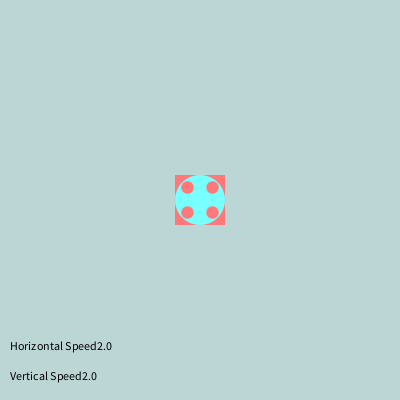
Frame 1 (no input)
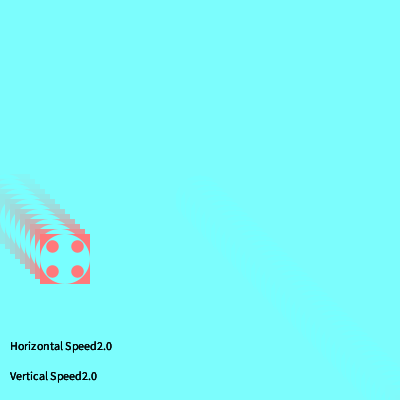
Frame 60 (the mouse pressed at the canvas centre just before this capture)
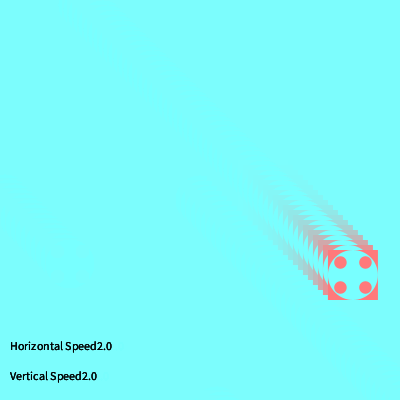
Frame 120 (the mouse held since frame 60 and released just before this capture)

The Processing sketch that drew these frames (run headless with seeded random() and noise(); from frame 60 on, the mouse is pressed at the canvas centre):

// Processing sketch: processing_38899
// ── processing_38899.pde

//Homework 7
//copyright Maitri Shah Pittsburgh PA

float x,y,dia;
float deltaX, deltaY;


void setup( )
{
 size( 400, 400);
 noStroke ( );
 smooth ( );
 noCursor ( );
 x = width/2;
 y = height/2;
 dia = 50;

}

void draw ( )
{
 prepScreen ( );
 drawCircle ( );
 wrapCircle ( );
 changeSpeed ( );
 showSpeed ( );
 //resetCircle ( );
}

void keyPressed ( )
{
   x = width/2;
   y = height/2;
   dia = 50;
}

void showSpeed ( )//speed is the amount x changes per frame. hence speed is deltaX
{
   fill (0);
   text( "Horizontal Speed" + deltaX , 10,350);
   text( "Vertical Speed" + deltaY , 10, 380 );
}

void changeSpeed ( ) //with help from Jessica Schafer
{
  x = x + 5;
  y = y + 5;

  deltaX = 2 + (mouseX-pmouseX)*0.7 ;
  deltaY = 2 + (mouseY-pmouseY)*0.7 ;
  
  if ( pmouseX != mouseX || pmouseY != mouseY )
   {
     x = x + deltaX ;
     y = y + deltaY ;
   }

}


void wrapCircle ( )
{
   if (x > 400 + dia/2 )
   {
     x = 0;
     y = random(300);

   }

   if ( y > 400 + dia/2)
   {
    y = 0;
    x = random(300);
   }
}

void drawCircle ( )
{

 fill (255, 121, 123);
 rect ( x-dia/2, y-dia/2, dia,dia);
 fill(120, 255, 255);
 ellipse ( x, y, dia, dia );
 fill (255, 121, 123);
 ellipse (x-dia/4, y-dia/4, dia/4, dia/4);
 ellipse (x+dia/4, y+dia/4, dia/4, dia/4);
 ellipse (x-dia/4, y+dia/4, dia/4, dia/4);
 ellipse (x+dia/4, y-dia/4, dia/4, dia/4);

}


void prepScreen ( )
{
 fill (120, 255, 255, 50);
 rect ( 0, 0 , width , height );
}
